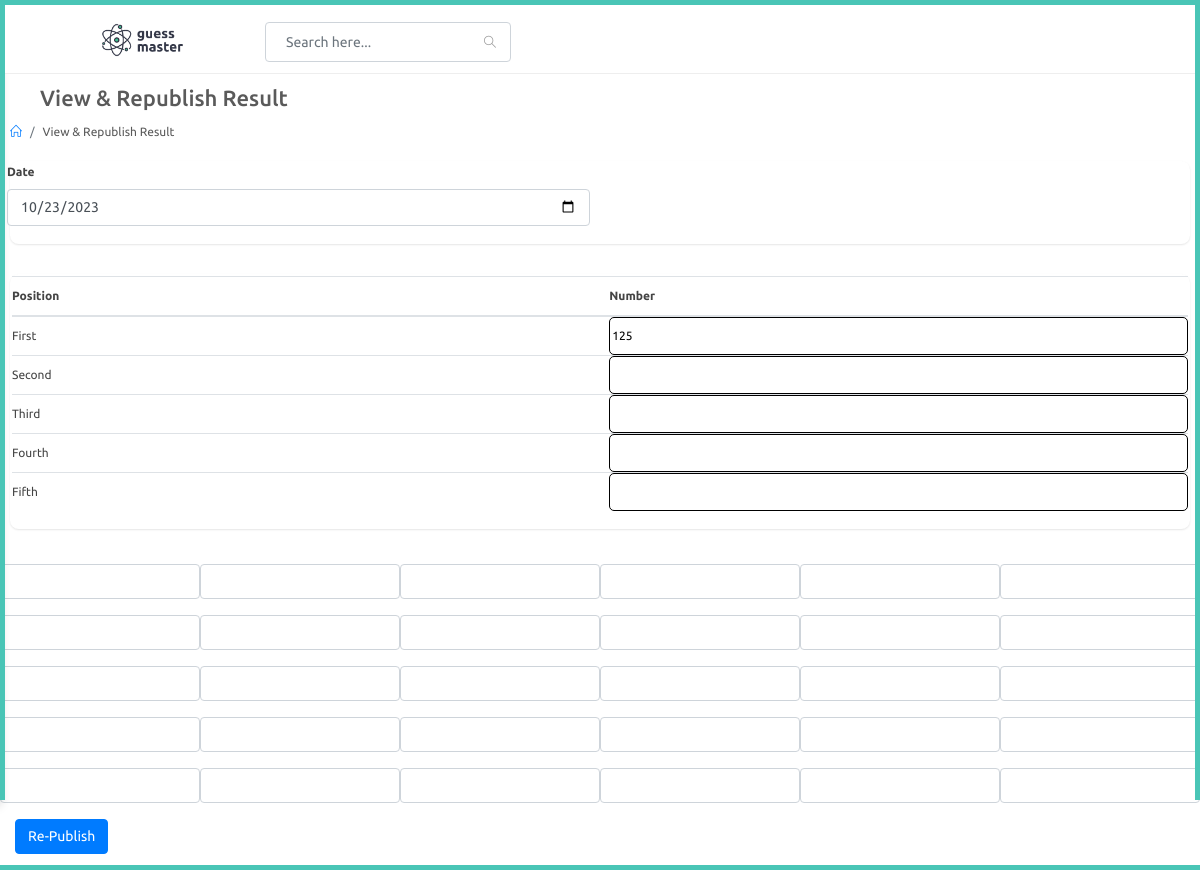
The app's page /adminapp/republish-results, older data.
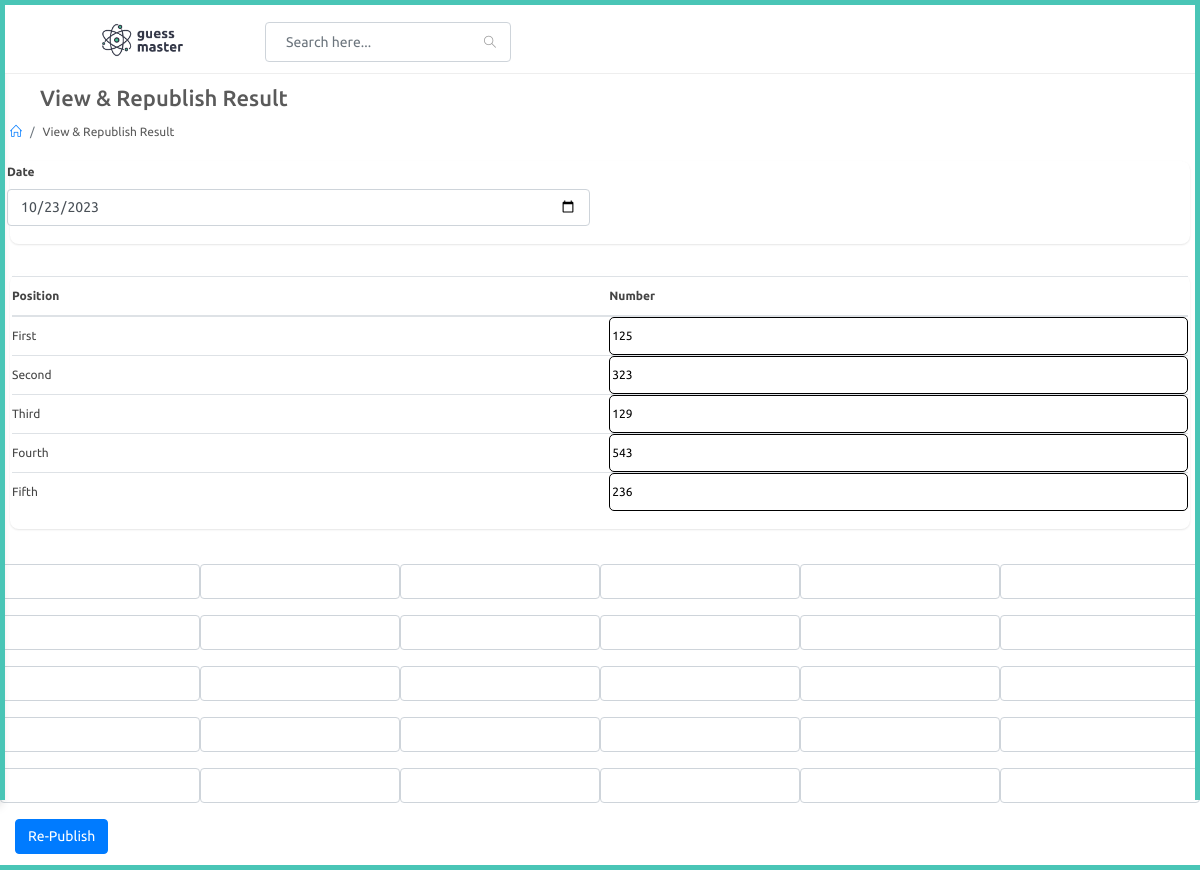
The same page, newer data.
### adminapp/models.py (models this page shows, shortened)
class Result(models.Model):
    date = models.DateField()
    time = models.ForeignKey(PlayTime,on_delete=models.CASCADE)
    first = models.CharField(max_length=3,null=True)
    second = models.CharField(max_length=3,null=True)
    third = models.CharField(max_length=3,null=True)
    fourth = models.CharField(max_length=3,null=True)
    fifth = models.CharField(max_length=3,null=True)
    field1 = models.CharField(max_length=3,null=True)
    field2 = models.CharField(max_length=3,null=True)
    field3 = models.CharField(max_length=3,null=True)
    field4 = models.CharField(max_length=3,null=True)
    field5 = models.CharField(max_length=3,null=True)
    field6 = models.CharField(max_length=3,null=True)
    field7 = models.CharField(max_length=3,null=True)
    field8 = models.CharField(max_length=3,null=True)
    field9 = models.CharField(max_length=3,null=True)
    field10 = models.CharField(max_length=3,null=True)
    field11 = models.CharField(max_length=3,null=True)
    field12 = models.CharField(max_length=3,null=True)
    field13 = models.CharField(max_length=3,null=True)
    field14 = models.CharField(max_length=3,null=True)
    field15 = models.CharField(max_length=3,null=True)
    field16 = models.CharField(max_length=3,null=True)
    field17 = models.CharField(max_length=3,null=True)
    field18 = models.CharField(max_length=3,null=True)
    field19 = models.CharField(max_length=3,null=True)
    field20 = models.CharField(max_length=3,null=True)
    field21 = models.CharField(max_length=3,null=True)
    field22 = models.CharField(max_length=3,null=True)
    field23 = models.CharField(max_length=3,null=True)
    field24 = models.CharField(max_length=3,null=True)
    field25 = models.CharField(max_length=3,null=True)
    field26 = models.CharField(max_length=3,null=True)
    field27 = models.CharField(max_length=3,null=True)
    field28 = models.CharField(max_length=3,null=True)
    field29 = models.CharField(max_length=3,null=True)
    field30 = models.CharField(max_length=3,null=True)

### adminapp/views.py (the view, shortened to what this page needs)
# urls.py: path('republish-results',views.republish_results,name="republish_results"),
def republish_results(request):
    times = PlayTime.objects.filter().all()
    ist = pytz.timezone('Asia/Kolkata')
    current_date = timezone.now().astimezone(ist).date()
    last_result = Result.objects.filter(date=current_date).last()
    time = last_result.time
    if last_result:
        field_values = {
            'first': last_result.first,
            'second': last_result.second,
            'third': last_result.third,
            'fourth': last_result.fourth,
            'fifth': last_result.fifth,
            'feild1': last_result.field1,
            'feild2': last_result.field2,
            'feild3': last_result.field3,
            'feild4': last_result.field4,
            'feild5': last_result.field5,
            'feild6': last_result.field6,
            'feild7': last_result.field7,
            'feild8': last_result.field8,
            'feild9': last_result.field9,
            'feild10': last_result.field10,
            'feild11': last_result.field11,
            'feild12': last_result.field12,
            'feild13': last_result.field13,
            'feild14': last_result.field14,
            'feild15': last_result.field15,
            'feild16': last_result.field16,
            'feild17': last_result.field17,
            'feild18': last_result.field18,
            'feild19': last_result.field19,
            'feild20': last_result.field20,
            'feild21': last_result.field21,
            'feild22': last_result.field22,
            'feild23': last_result.field23,
            'feild24': last_result.field24,
            'feild25': last_result.field25,
            'feild26': last_result.field26,
            'feild27': last_result.field27,
            'feild28': last_result.field28,
            'feild29': last_result.field29,
            'feild30': last_result.field30,
        }
    context = {
        'timings' : times,
        'result' : last_result,
        'field_values' : field_values
    }
    return render(request,'adminapp/republish_results.html',context)

### templates/adminapp/republish_results.html (shortened to what the changed rows need)
{% extends 'adminapp/partials/base.html' %}
{% load static %}
{% block content %}
<div id="main-content">
    <div class="container-fluid">
        <div class="block-header">
            <div class="row">
                <div class="col-lg-5 col-md-8 col-sm-12">
                    <h2><a href="javascript:void(0);" class="btn btn-xs btn-link btn-toggle-fullwidth"><i class="fa fa-arrow-left"></i></a> View & Republish Result</h2>
                </div>
            </div>
        </div>
        <form method="POST">
        <div class="row clearfix">
            <div class="col-lg-12">
                <div class="card">
                    <div class="body">
                        <table id="mainTable" class="table table-hover">
                            <thead>
                                <tr>
                                    <th>Position</th>
                                    <th>Number</th>
                                </tr>
                            </thead>
                            <tbody>
                                <tr>
                                    <td contenteditable="true" style="position: relative;">
                                        <input type="number" value="{{ field_values.first }}" class="auto-focus" required name="first" style="position: absolute; top: 0; left: 0; width: 100%; height: 100%; border: solid 1px; border-radius: 5px; background: transparent;">
                                    </td>
                                </tr>
                                <tr>
                                    <td contenteditable="true" style="position: relative;">
                                        <input type="number" value="{{ field_values.second }}" class="auto-focus" name="second" style="position: absolute; top: 0; left: 0; width: 100%; height: 100%; border: solid 1px; border-radius: 5px; background: transparent;">
                                    </td>
                                </tr>
                                <tr>
                                    <td contenteditable="true" style="position: relative;">
                                        <input type="number" value="{{ field_values.third }}" class="auto-focus" name="third" style="position: absolute; top: 0; left: 0; width: 100%; height: 100%; border: solid 1px; border-radius: 5px; background: transparent;">
                                    </td>
                                </tr>
                                <tr>
                                    <td contenteditable="true" style="position: relative;">
                                        <input type="number" value="{{ field_values.fourth }}" class="auto-focus" name="fourth" style="position: absolute; top: 0; left: 0; width: 100%; height: 100%; border: solid 1px; border-radius: 5px; background: transparent;">
                                    </td>
                                </tr>
                                <tr>
                                    <td contenteditable="true" style="position: relative;">
                                        <input type="number" value="{{ field_values.fifth }}" class="auto-focus" name="fifth" style="position: absolute; top: 0; left: 0; width: 100%; height: 100%; border: solid 1px; border-radius: 5px; background: transparent;">
                                    </td>
                                </tr>
                            </tbody>
                        </table>
                    </div>
                </div>
            </div>
        </div>
        </form>
</div>
{% endblock %}

Row changes from the older to the newer data that the page shows:
changed Result: second (not shown) → "323"; third (not shown) → "129"; fourth (not shown) → "543"; fifth (not shown) → "236"
